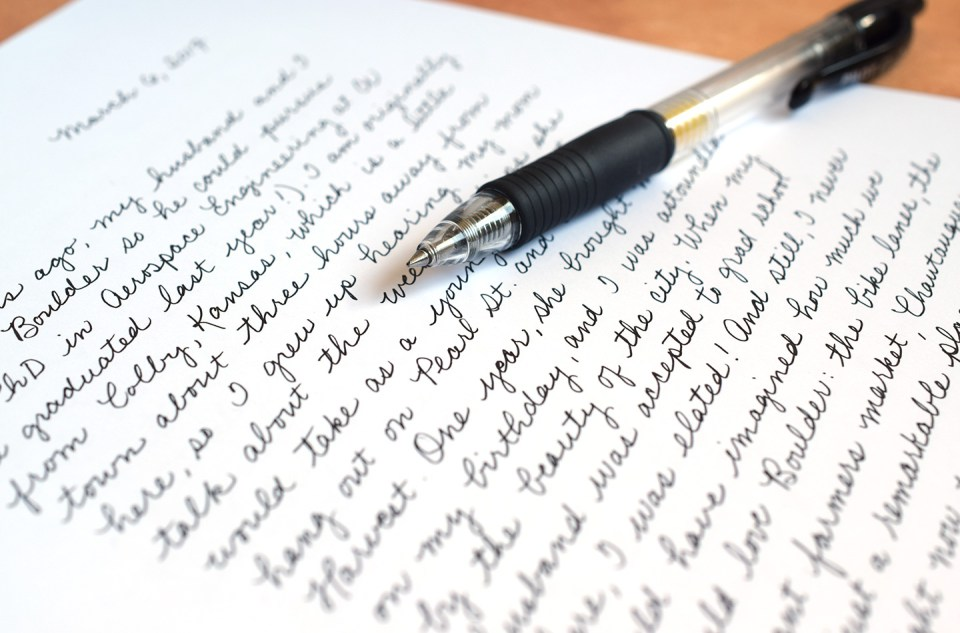
#> input picture backend/assets/handwriting-samples/sources/style1-black-cursive-letter_c9d1.jpg, 960 x 633 px
$ python -i extract.py   (imports and definitions only)
#> lines starting #> are read from the running program, lines starting #| are printed output that depends on the picture; after the words box and inside, x2 and y2 are one past the last pixel; in counts of white or black regions, pixels touching at a corner belong together
#> further down, picture is the input picture: shape (633, 960, 3); mean B, G, R 225.8, 226.4, 227.9
"""Turn a handwriting photo into contours and a few measurements.

The reliable path is the guided template: one letter in each box, so the
label is known. A photo of ordinary notes can be labeled too, when the
user types the transcript. Lines are found, then each line is cut into
the characters of that transcript using the relative widths of the
fallback font, snapped onto the quiet gaps in the ink. Cursive joins and
a wrong transcript both produce rough cuts. Those letters are kept only
when the piece looks like a letter; everything else falls back to a font.

Nothing here needs a GPU or a network. OpenCV and NumPy are wheels.
"""

from __future__ import annotations

import math
from collections import defaultdict

import cv2
import numpy as np
from PIL import ImageFont

from qalam.styles.model import GlyphVariant, HandwritingStyle, StyleStats

SHORT = set("acemnorsuvwxz")
ASCENDER = set("bdfhklt")
MAX_SIDE = 1600


# [24 lines left out: functions read_image, _limit, not called in this run]


def ink_mask(image: np.ndarray) -> np.ndarray:
    """Dark strokes and ballpoint, without the red margin or the ruled lines."""

    gray = cv2.cvtColor(image, cv2.COLOR_BGR2GRAY)
    hsv = cv2.cvtColor(image, cv2.COLOR_BGR2HSV)
#> hsv: shape (633, 960, 3); mean H, S, V 62, 12.3, 231.4
    hue, sat = hsv[:, :, 0], hsv[:, :, 1]
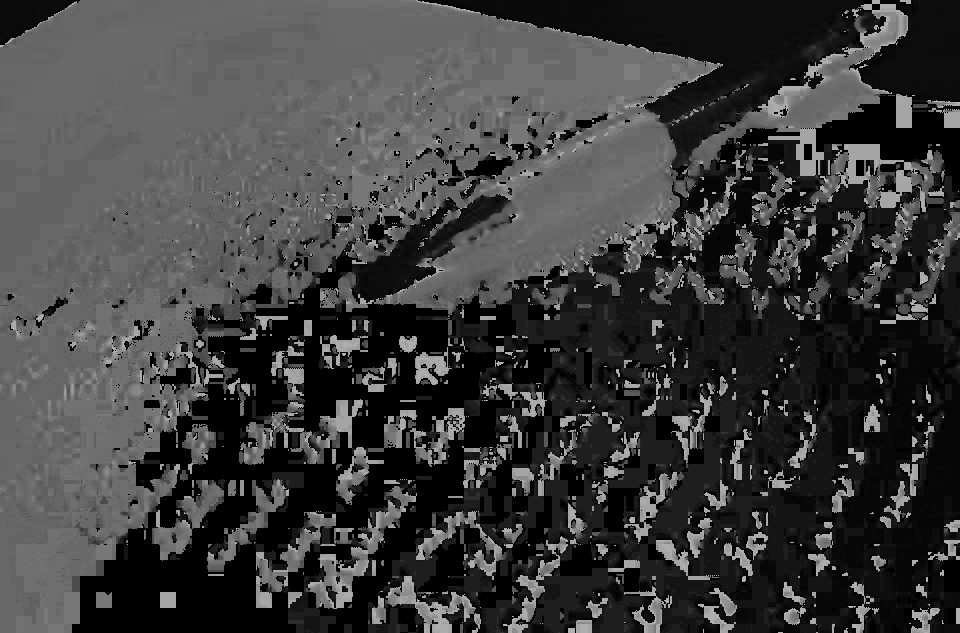
#> hue: shape (633, 960); min 0, max 179, mean 62
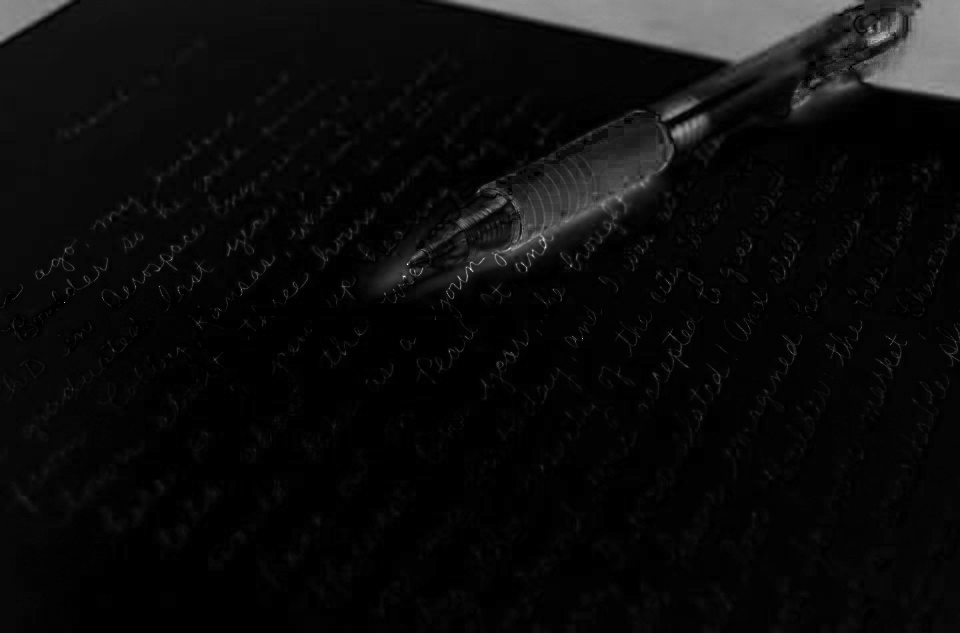
#> sat: shape (633, 960); min 0, max 255, mean 12.3
    kernel = max(31, (min(image.shape[:2]) // 12) | 1)
#> kernel = 53
    paper = cv2.morphologyEx(
        gray,
        cv2.MORPH_CLOSE,
        cv2.getStructuringElement(cv2.MORPH_ELLIPSE, (kernel, kernel)),
    )
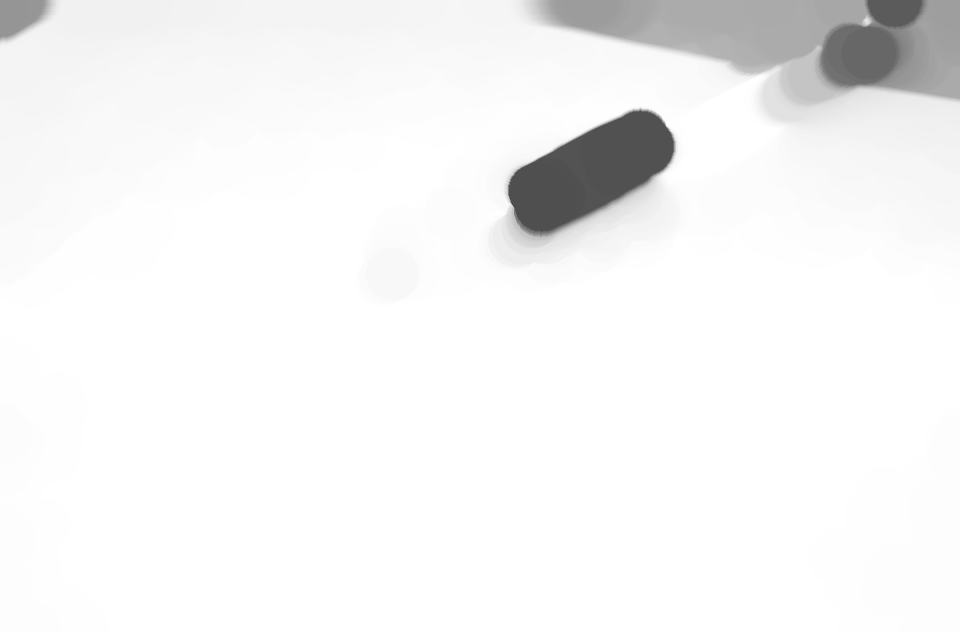
#> paper: shape (633, 960); min 79, max 255, mean 244.3
    norm = cv2.divide(gray, paper, scale=255)
    strokes = cv2.adaptiveThreshold(
        norm,
        255,
        cv2.ADAPTIVE_THRESH_GAUSSIAN_C,
        cv2.THRESH_BINARY_INV,
        35,
        9,
    )
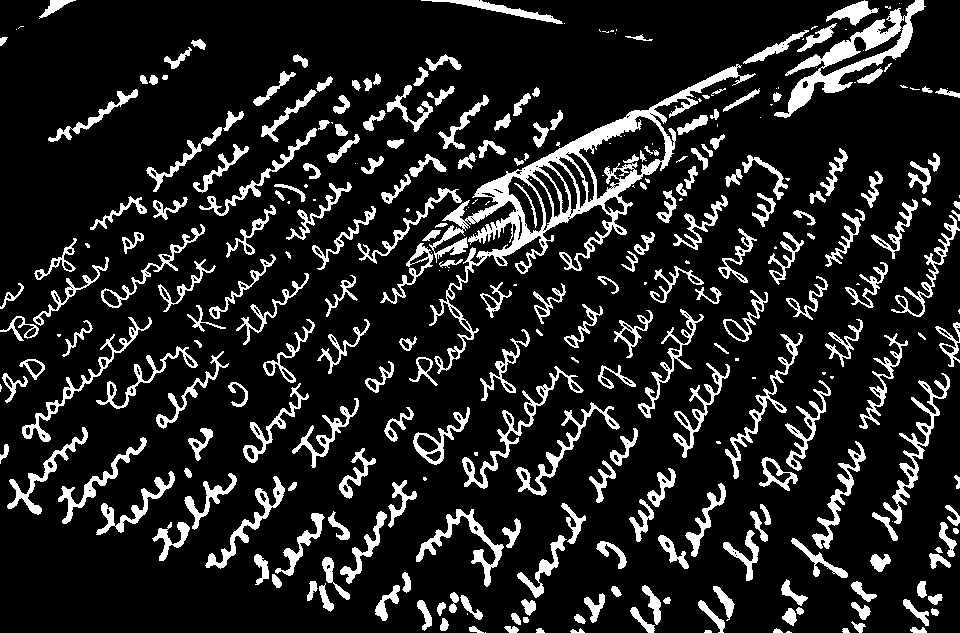
#> strokes: shape (633, 960); 13.9% white; 317 white regions (75 under 20 px), largest, box (x1, y1, x2, y2) and area: (429, 64, 756, 374) 10547, (774, 0, 926, 118) 3824, (883, 373, 950, 524) 1452
    red = ((hue < 12) | (hue > 168)) & (sat > 80)
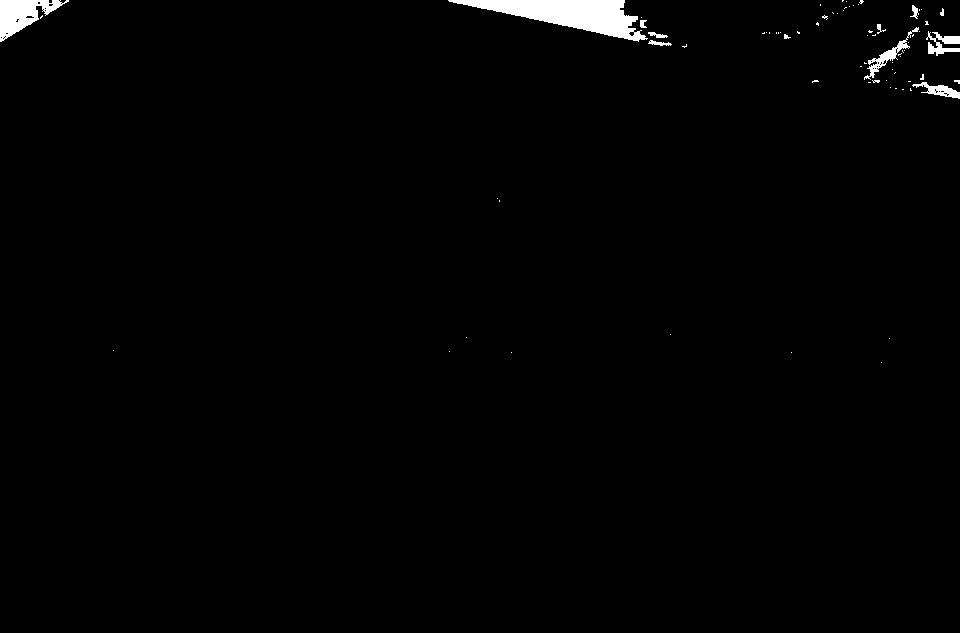
#> red: shape (633, 960) bool; 1.1% white; 74 white regions (62 under 20 px), largest, box (x1, y1, x2, y2) and area: (448, 0, 648, 42) 3816, (0, 0, 69, 42) 1380, (864, 27, 919, 80) 466
    strokes[red] = 0
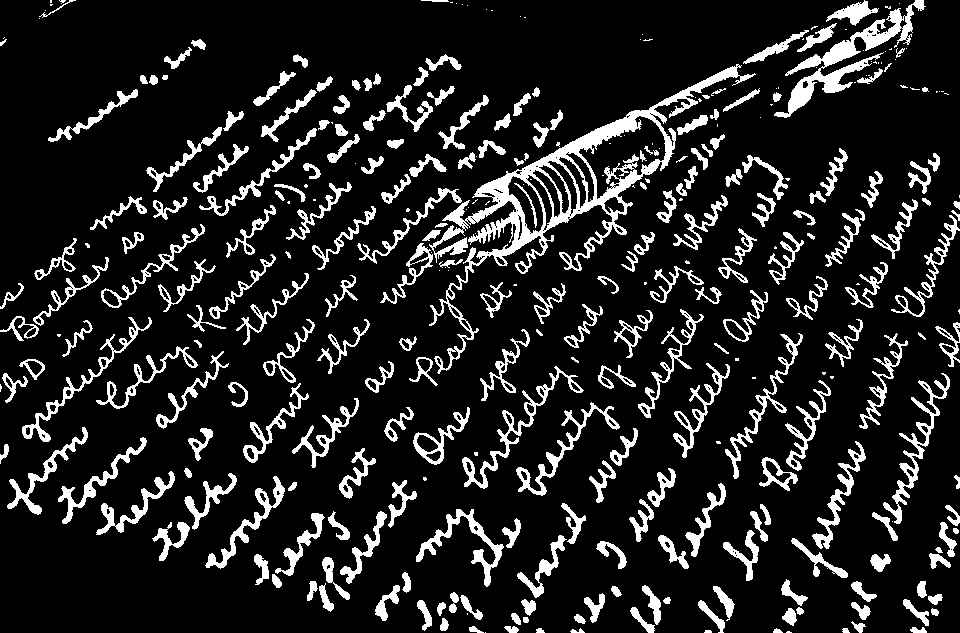
#> strokes: shape (633, 960); 13.7% white; 338 white regions (97 under 20 px), largest, box (x1, y1, x2, y2) and area: (429, 64, 756, 374) 10542, (774, 0, 926, 118) 3378, (883, 373, 950, 524) 1452
    bar = max(28, strokes.shape[1] // 12)
#> bar = 80
    rules = cv2.morphologyEx(
        strokes,
        cv2.MORPH_OPEN,
        cv2.getStructuringElement(cv2.MORPH_RECT, (bar, 1)),
    )
#> rules: shape (633, 960); every value is 0
    strokes[cv2.dilate(rules, np.ones((2, 3), np.uint8)) > 0] = 0
    strokes = cv2.morphologyEx(strokes, cv2.MORPH_OPEN, np.ones((2, 2), np.uint8))
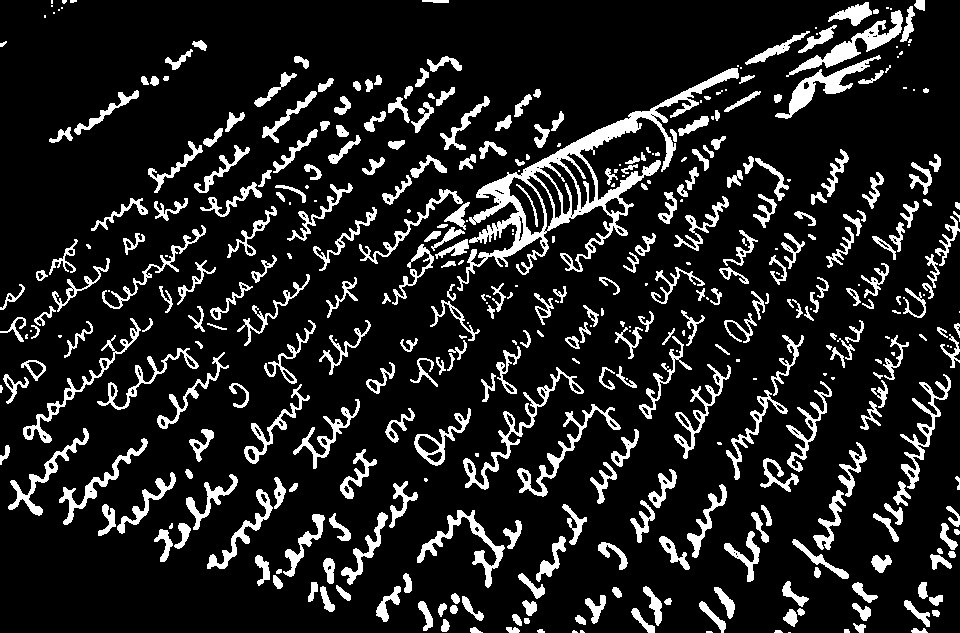
#> strokes: shape (633, 960); 13.4% white; 416 white regions (95 under 20 px), largest, box (x1, y1, x2, y2) and area: (457, 68, 739, 291) 8422, (786, 10, 903, 77) 1576, (463, 367, 584, 490) 1408
    return strokes


# [364 lines left out: functions _advances, find_lines, _densest_window, _cuts, _vectorize, _slant_deg and 4 more, not called in this run]

>>> import cv2
>>> picture = cv2.imread('../../assets/handwriting-samples/sources/style1-black-cursive-letter_c9d1.jpg')
>>> result = ink_mask(picture)
